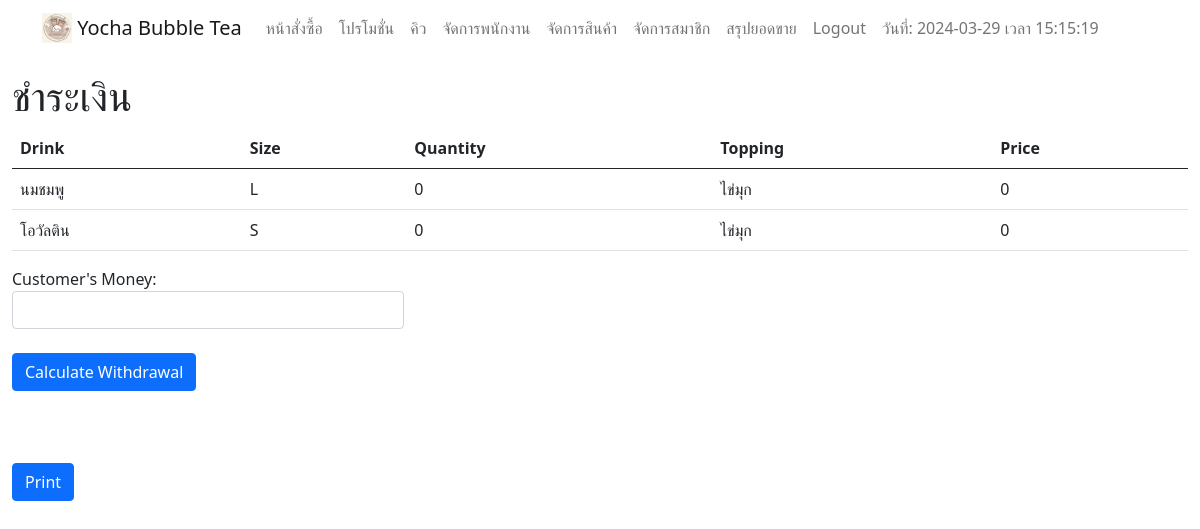
Screenshot of /owner/calculate.php?id=73 (signed in) with the database file from the repository.
### tables this page shows
CREATE TABLE `order` (
  `order_id` int(11) NOT NULL,
  `datetime` datetime NOT NULL,
  `status` varchar(30) NOT NULL,
  `mem_id` int(11) DEFAULT NULL,
  `employee_id` int(11) NOT NULL
);

CREATE TABLE `product` (
  `pro_id` int(11) NOT NULL,
  `name` varchar(50) NOT NULL,
  `type` varchar(25) NOT NULL,
  `image` varchar(100) NOT NULL
);

CREATE TABLE `order_detail` (
  `orderdetail_id` int(11) NOT NULL,
  `pro_id` int(11) NOT NULL,
  `size` varchar(50) NOT NULL,
  `topping_id` varchar(50) NOT NULL,
  `order_id` int(11) NOT NULL,
  `quantity` int(11) NOT NULL
);

### owner/calculate.php (the view, shortened to what this page needs)
<?php include("navbar_owner.php");
include("../connection.php");
$total = 0;
$qid = $_GET["id"];
?>
<!DOCTYPE html>
<html lang="en">
<head>
</head>
<body>
<div class="container-xxl" >
        <div class="row">
        <h1>ชำระเงิน</h1>
<?php
$sql = "SELECT
o.order_id,
de.size as item,
pro.name as pro_name,
o.datetime as o_datetime,
em.name as em_name,
topp.name as top_name,
de.quantity as quantity
FROM `order` o
INNER JOIN `employees` em ON o.employee_id = em.employee_id
INNER JOIN `order_detail` de ON o.order_id = de.order_id
INNER JOIN `product` pro ON de.pro_id = pro.pro_id
INNER JOIN `product` topp ON de.topping_id = topp.pro_id
WHERE o.order_id = '$qid'";
$result = $conn->query($sql);
if ($result->num_rows > 0) {
    echo "<br>";
    echo "<div class='table-responsive'>";
    echo "<table class='table '>";
    echo "<thead><tr><th>Drink</th><th>Size</th><th>Quantity</th><th>Topping</th><th>Price</th></tr></thead>";
echo "<tbody>";
while($row = $result->fetch_assoc()) {
    echo "<tr><td>".$row["pro_name"]."</td><td>".$row["item"]."</td><td>".$row["quantity"]."</td><td>";
    echo $row["top_name"];
    echo "</td><td>";
    if($row["item"]=="S"){
        echo 30*(int)$row["quantity"] ;
        $total+=(30*(int)$row["quantity"]);
    }else if($row["item"]=="M"){
        echo 40*(int)$row["quantity"] ;
        $total+=(40*(int)$row["quantity"]);
    }else{
        echo 50*(int)$row["quantity"] ;
        $total+=(50*(int)$row["quantity"]);
    }
    echo "</td></tr>";
}
echo "</tbody>";
echo "</table>";
echo "</div>";
echo "</div>";
} else {
    echo "0 results";
}
?>
<form method="post">
    <div class="col-md-4">
    Customer's Money: <input type="number" name="customerMoney" class="form-control"> <br>
    <input type="submit" class="btn btn-primary" value="Calculate Withdrawal"><br><br>
<br>
</form>
<br>
<a href="print.php?id=<?php echo $qid ;?>" class="btn btn-primary">Print</a><br><br>
</div>
</body>
</html>

### rows the page displays
order: product.name "นมชมพู", order_detail.size "L", order_detail.quantity "0", product.name "ไข่มุก", product.name "โอวัลติน", order_detail.size "S"
